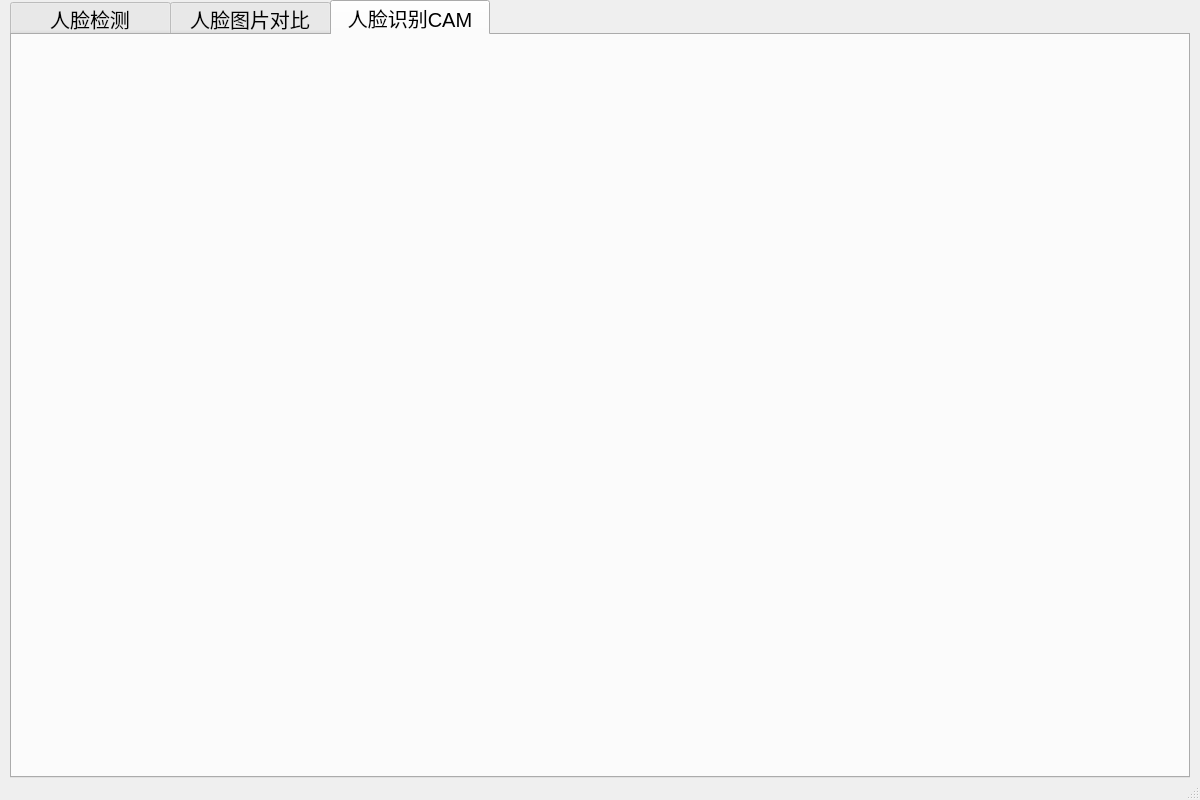
<?xml version="1.0" encoding="UTF-8"?>
<ui version="4.0">
 <class>ArcSoftFace</class>
 <widget class="QMainWindow" name="ArcSoftFace">
  <property name="geometry">
   <rect>
    <x>0</x>
    <y>0</y>
    <width>1200</width>
    <height>800</height>
   </rect>
  </property>
  <property name="windowTitle">
   <string>ArcSoftFace</string>
  </property>
  <widget class="QWidget" name="centralwidget">
   <layout class="QVBoxLayout" name="verticalLayout" stretch="0">
    <property name="spacing">
     <number>0</number>
    </property>
    <property name="leftMargin">
     <number>10</number>
    </property>
    <property name="topMargin">
     <number>0</number>
    </property>
    <property name="rightMargin">
     <number>10</number>
    </property>
    <property name="bottomMargin">
     <number>0</number>
    </property>
    <item>
     <widget class="QTabWidget" name="tabWidget">
      <property name="styleSheet">
       <string notr="true">QTabBar::tab { min-width: 160px; min-height: 35px; font-size: 20px; }</string>
      </property>
      <property name="currentIndex">
       <number>2</number>
      </property>
      <property name="iconSize">
       <size>
        <width>32</width>
        <height>32</height>
       </size>
      </property>
      <widget class="QWidget" name="tab">
       <attribute name="title">
        <string>人脸检测</string>
       </attribute>
       <layout class="QGridLayout" name="gridLayout_3">
        <property name="leftMargin">
         <number>9</number>
        </property>
        <property name="topMargin">
         <number>9</number>
        </property>
        <property name="rightMargin">
         <number>9</number>
        </property>
        <property name="bottomMargin">
         <number>9</number>
        </property>
        <property name="spacing">
         <number>6</number>
        </property>
        <item row="0" column="0">
         <widget class="QToolButton" name="btnLoad">
          <property name="minimumSize">
           <size>
            <width>150</width>
            <height>45</height>
           </size>
          </property>
          <property name="text">
           <string>加载图片</string>
          </property>
         </widget>
        </item>
        <item row="0" column="4" colspan="10">
         <widget class="QLabel" name="labelPicPath">
          <property name="text">
           <string>filePath</string>
          </property>
         </widget>
        </item>
        <item row="1" column="0" colspan="14">
         <widget class="QLabel" name="labelFdView">
          <property name="styleSheet">
           <string notr="true"/>
          </property>
          <property name="text">
           <string>加载图片显示</string>
          </property>
         </widget>
        </item>
        <item row="0" column="1">
         <spacer name="horizontalSpacer_3">
          <property name="orientation">
           <enum>Qt::Horizontal</enum>
          </property>
          <property name="sizeType">
           <enum>QSizePolicy::Fixed</enum>
          </property>
          <property name="sizeHint" stdset="0">
           <size>
            <width>50</width>
            <height>20</height>
           </size>
          </property>
         </spacer>
        </item>
        <item row="0" column="2">
         <widget class="QToolButton" name="btnFaceDetect">
          <property name="minimumSize">
           <size>
            <width>150</width>
            <height>45</height>
           </size>
          </property>
          <property name="text">
           <string>人脸检测</string>
          </property>
         </widget>
        </item>
        <item row="0" column="3">
         <spacer name="horizontalSpacer_4">
          <property name="orientation">
           <enum>Qt::Horizontal</enum>
          </property>
          <property name="sizeType">
           <enum>QSizePolicy::Fixed</enum>
          </property>
          <property name="sizeHint" stdset="0">
           <size>
            <width>50</width>
            <height>20</height>
           </size>
          </property>
         </spacer>
        </item>
       </layout>
      </widget>
      <widget class="QWidget" name="tab_2">
       <attribute name="title">
        <string>人脸图片对比</string>
       </attribute>
       <layout class="QVBoxLayout" name="verticalLayout_2" stretch="8,1">
        <property name="spacing">
         <number>0</number>
        </property>
        <property name="leftMargin">
         <number>0</number>
        </property>
        <property name="topMargin">
         <number>0</number>
        </property>
        <property name="rightMargin">
         <number>0</number>
        </property>
        <property name="bottomMargin">
         <number>0</number>
        </property>
        <item>
         <widget class="QWidget" name="widget" native="true">
          <layout class="QHBoxLayout" name="horizontalLayout">
           <item>
            <widget class="QGroupBox" name="groupBox">
             <property name="title">
              <string>图片1</string>
             </property>
             <layout class="QGridLayout" name="gridLayout">
              <item row="0" column="0">
               <widget class="QPushButton" name="btnLoadPic1">
                <property name="text">
                 <string>打开图片1</string>
                </property>
               </widget>
              </item>
              <item row="0" column="1">
               <widget class="QPushButton" name="btnClearPic1">
                <property name="text">
                 <string>清除图片1</string>
                </property>
               </widget>
              </item>
              <item row="1" column="0" colspan="2">
               <widget class="QLabel" name="labelPic1">
                <property name="text">
                 <string>图片1预览显示</string>
                </property>
               </widget>
              </item>
             </layout>
            </widget>
           </item>
           <item>
            <spacer name="horizontalSpacer">
             <property name="orientation">
              <enum>Qt::Horizontal</enum>
             </property>
             <property name="sizeType">
              <enum>QSizePolicy::Fixed</enum>
             </property>
             <property name="sizeHint" stdset="0">
              <size>
               <width>100</width>
               <height>20</height>
              </size>
             </property>
            </spacer>
           </item>
           <item>
            <widget class="QGroupBox" name="groupBox_2">
             <property name="title">
              <string>图片2</string>
             </property>
             <layout class="QGridLayout" name="gridLayout_2">
              <item row="0" column="0">
               <widget class="QPushButton" name="btnLoadPic2">
                <property name="text">
                 <string>打开图片2</string>
                </property>
               </widget>
              </item>
              <item row="0" column="1">
               <widget class="QPushButton" name="btnClearPic2">
                <property name="text">
                 <string>清除图片2</string>
                </property>
               </widget>
              </item>
              <item row="1" column="0" colspan="2">
               <widget class="QLabel" name="labelPic2">
                <property name="text">
                 <string>图片2预览显示</string>
                </property>
               </widget>
              </item>
             </layout>
            </widget>
           </item>
          </layout>
         </widget>
        </item>
        <item>
         <widget class="QWidget" name="widget_2" native="true">
          <layout class="QHBoxLayout" name="horizontalLayout_2" stretch="1,1,1,4">
           <item>
            <widget class="QPushButton" name="btnCompare">
             <property name="minimumSize">
              <size>
               <width>150</width>
               <height>45</height>
              </size>
             </property>
             <property name="text">
              <string>图片对比</string>
             </property>
            </widget>
           </item>
           <item>
            <spacer name="horizontalSpacer_2">
             <property name="orientation">
              <enum>Qt::Horizontal</enum>
             </property>
             <property name="sizeHint" stdset="0">
              <size>
               <width>40</width>
               <height>20</height>
              </size>
             </property>
            </spacer>
           </item>
           <item>
            <widget class="QLabel" name="label_3">
             <property name="minimumSize">
              <size>
               <width>200</width>
               <height>0</height>
              </size>
             </property>
             <property name="text">
              <string>比对结果(阈值0.8):</string>
             </property>
             <property name="alignment">
              <set>Qt::AlignRight|Qt::AlignTrailing|Qt::AlignVCenter</set>
             </property>
            </widget>
           </item>
           <item>
            <widget class="QLabel" name="labelCompRet">
             <property name="minimumSize">
              <size>
               <width>400</width>
               <height>0</height>
              </size>
             </property>
             <property name="text">
              <string/>
             </property>
            </widget>
           </item>
          </layout>
         </widget>
        </item>
       </layout>
      </widget>
      <widget class="QWidget" name="tab_3">
       <attribute name="title">
        <string>人脸识别CAM</string>
       </attribute>
      </widget>
     </widget>
    </item>
   </layout>
  </widget>
  <widget class="QMenuBar" name="menubar">
   <property name="geometry">
    <rect>
     <x>0</x>
     <y>0</y>
     <width>1200</width>
     <height>29</height>
    </rect>
   </property>
  </widget>
  <widget class="QStatusBar" name="statusbar"/>
 </widget>
 <resources/>
 <connections/>
</ui>
